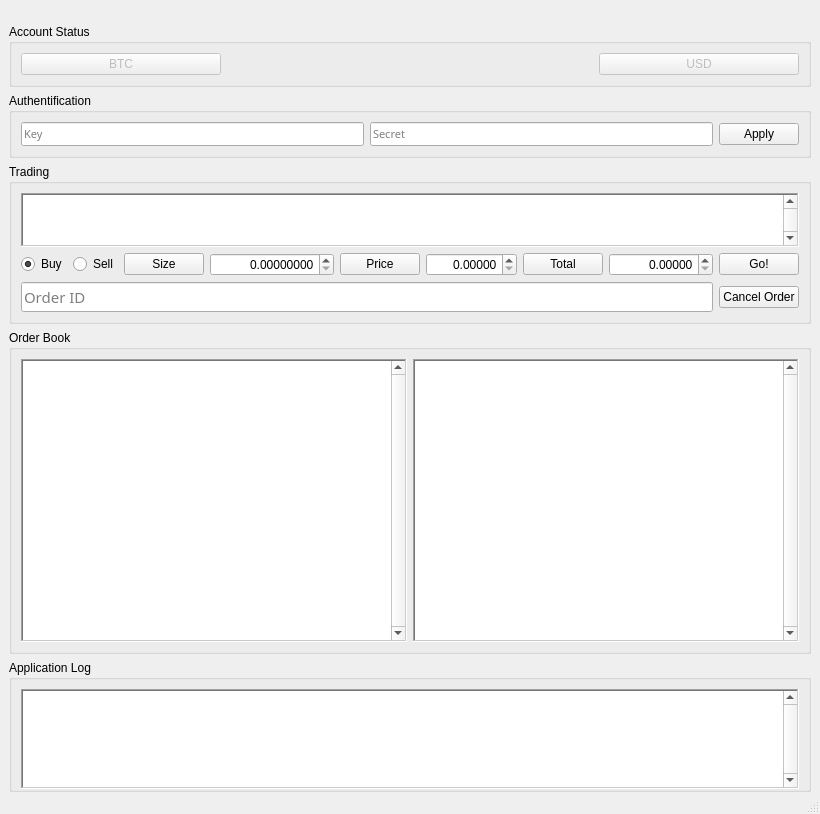
<?xml version="1.0" encoding="UTF-8"?>
<ui version="4.0">
 <class>MainWindow</class>
 <widget class="QMainWindow" name="MainWindow">
  <property name="windowModality">
   <enum>Qt::WindowModal</enum>
  </property>
  <property name="enabled">
   <bool>true</bool>
  </property>
  <property name="geometry">
   <rect>
    <x>0</x>
    <y>0</y>
    <width>796</width>
    <height>814</height>
   </rect>
  </property>
  <property name="windowTitle">
   <string>MtGox Trading UI</string>
  </property>
  <property name="locale">
   <locale language="English" country="UnitedStates"/>
  </property>
  <widget class="QWidget" name="widgetMain">
   <property name="enabled">
    <bool>true</bool>
   </property>
   <property name="sizePolicy">
    <sizepolicy hsizetype="Preferred" vsizetype="Preferred">
     <horstretch>0</horstretch>
     <verstretch>0</verstretch>
    </sizepolicy>
   </property>
   <layout class="QVBoxLayout" name="verticalLayout_2">
    <property name="spacing">
     <number>-1</number>
    </property>
    <property name="topMargin">
     <number>24</number>
    </property>
    <property name="bottomMargin">
     <number>0</number>
    </property>
    <item>
     <widget class="QGroupBox" name="groupBoxAccount">
      <property name="title">
       <string>Account Status</string>
      </property>
      <property name="flat">
       <bool>true</bool>
      </property>
      <layout class="QHBoxLayout" name="horizontalLayout">
       <item>
        <widget class="QPushButton" name="pushButtonWalletA">
         <property name="enabled">
          <bool>false</bool>
         </property>
         <property name="minimumSize">
          <size>
           <width>200</width>
           <height>0</height>
          </size>
         </property>
         <property name="toolTip">
          <string>Push to use this value</string>
         </property>
         <property name="text">
          <string>BTC</string>
         </property>
        </widget>
       </item>
       <item>
        <spacer name="horizontalSpacer_4">
         <property name="orientation">
          <enum>Qt::Horizontal</enum>
         </property>
         <property name="sizeHint" stdset="0">
          <size>
           <width>0</width>
           <height>0</height>
          </size>
         </property>
        </spacer>
       </item>
       <item>
        <widget class="QLabel" name="labelOrderlag">
         <property name="toolTip">
          <string>MtGox trading lag (how long it takes for an order to be executed)</string>
         </property>
         <property name="text">
          <string/>
         </property>
        </widget>
       </item>
       <item>
        <spacer name="horizontalSpacer_2">
         <property name="orientation">
          <enum>Qt::Horizontal</enum>
         </property>
         <property name="sizeHint" stdset="0">
          <size>
           <width>0</width>
           <height>0</height>
          </size>
         </property>
        </spacer>
       </item>
       <item>
        <widget class="QPushButton" name="pushButtonWalletB">
         <property name="enabled">
          <bool>false</bool>
         </property>
         <property name="minimumSize">
          <size>
           <width>200</width>
           <height>0</height>
          </size>
         </property>
         <property name="toolTip">
          <string>Push to use this value</string>
         </property>
         <property name="text">
          <string>USD</string>
         </property>
        </widget>
       </item>
      </layout>
     </widget>
    </item>
    <item>
     <widget class="QGroupBox" name="groupBoxAuth">
      <property name="title">
       <string>Authentification</string>
      </property>
      <property name="flat">
       <bool>true</bool>
      </property>
      <layout class="QHBoxLayout" name="horizontalLayout_2">
       <item>
        <widget class="QLineEdit" name="lineEditKey">
         <property name="font">
          <font>
           <family>Monaco</family>
           <pointsize>8</pointsize>
          </font>
         </property>
         <property name="toolTip">
          <string>Insert your MtGox key here</string>
         </property>
         <property name="placeholderText">
          <string>Key</string>
         </property>
        </widget>
       </item>
       <item>
        <widget class="QLineEdit" name="lineEditSecret">
         <property name="font">
          <font>
           <family>Monaco</family>
           <pointsize>8</pointsize>
          </font>
         </property>
         <property name="toolTip">
          <string>Insert your MtGox secret here</string>
         </property>
         <property name="inputMethodHints">
          <set>Qt::ImhNoAutoUppercase|Qt::ImhNoPredictiveText</set>
         </property>
         <property name="echoMode">
          <enum>QLineEdit::PasswordEchoOnEdit</enum>
         </property>
         <property name="placeholderText">
          <string>Secret</string>
         </property>
        </widget>
       </item>
       <item>
        <widget class="QPushButton" name="pushButtonApply">
         <property name="cursor">
          <cursorShape>PointingHandCursor</cursorShape>
         </property>
         <property name="toolTip">
          <string>Save this key / secret combination and use it</string>
         </property>
         <property name="text">
          <string>Apply</string>
         </property>
        </widget>
       </item>
      </layout>
     </widget>
    </item>
    <item>
     <widget class="QGroupBox" name="groupBoxTrading">
      <property name="title">
       <string>Trading</string>
      </property>
      <property name="flat">
       <bool>true</bool>
      </property>
      <property name="checkable">
       <bool>false</bool>
      </property>
      <layout class="QVBoxLayout" name="verticalLayout">
       <item>
        <widget class="QTextBrowser" name="textBrowserStatus">
         <property name="sizePolicy">
          <sizepolicy hsizetype="Expanding" vsizetype="Minimum">
           <horstretch>0</horstretch>
           <verstretch>0</verstretch>
          </sizepolicy>
         </property>
         <property name="maximumSize">
          <size>
           <width>16777215</width>
           <height>54</height>
          </size>
         </property>
         <property name="font">
          <font>
           <family>Monaco</family>
           <pointsize>10</pointsize>
          </font>
         </property>
         <property name="cursor" stdset="0">
          <cursorShape>IBeamCursor</cursorShape>
         </property>
         <property name="toolTip">
          <string/>
         </property>
         <property name="frameShape">
          <enum>QFrame::WinPanel</enum>
         </property>
         <property name="verticalScrollBarPolicy">
          <enum>Qt::ScrollBarAlwaysOn</enum>
         </property>
         <property name="openLinks">
          <bool>false</bool>
         </property>
        </widget>
       </item>
       <item>
        <layout class="QHBoxLayout" name="horizontalLayout_4">
         <item>
          <widget class="QRadioButton" name="radioButtonBuy">
           <property name="cursor">
            <cursorShape>PointingHandCursor</cursorShape>
           </property>
           <property name="text">
            <string>Buy</string>
           </property>
           <property name="checked">
            <bool>true</bool>
           </property>
          </widget>
         </item>
         <item>
          <widget class="QRadioButton" name="radioButtonSell">
           <property name="cursor">
            <cursorShape>PointingHandCursor</cursorShape>
           </property>
           <property name="text">
            <string>Sell</string>
           </property>
           <property name="checked">
            <bool>false</bool>
           </property>
          </widget>
         </item>
         <item>
          <widget class="QPushButton" name="pushButtonSize">
           <property name="toolTip">
            <string>Recalculate size</string>
           </property>
           <property name="text">
            <string>Size</string>
           </property>
          </widget>
         </item>
         <item>
          <widget class="QDoubleSpinBox" name="doubleSpinBoxBtc">
           <property name="sizePolicy">
            <sizepolicy hsizetype="MinimumExpanding" vsizetype="Fixed">
             <horstretch>0</horstretch>
             <verstretch>0</verstretch>
            </sizepolicy>
           </property>
           <property name="toolTip">
            <string>Size (in BTC)</string>
           </property>
           <property name="alignment">
            <set>Qt::AlignRight|Qt::AlignTrailing|Qt::AlignVCenter</set>
           </property>
           <property name="buttonSymbols">
            <enum>QAbstractSpinBox::UpDownArrows</enum>
           </property>
           <property name="decimals">
            <number>8</number>
           </property>
           <property name="maximum">
            <double>999999.000000000000000</double>
           </property>
          </widget>
         </item>
         <item>
          <widget class="QPushButton" name="pushButtonPrice">
           <property name="toolTip">
            <string>Suggest price</string>
           </property>
           <property name="text">
            <string>Price</string>
           </property>
          </widget>
         </item>
         <item>
          <widget class="QDoubleSpinBox" name="doubleSpinBoxPrice">
           <property name="enabled">
            <bool>true</bool>
           </property>
           <property name="sizePolicy">
            <sizepolicy hsizetype="MinimumExpanding" vsizetype="Fixed">
             <horstretch>0</horstretch>
             <verstretch>0</verstretch>
            </sizepolicy>
           </property>
           <property name="toolTip">
            <string>Price (in USD)</string>
           </property>
           <property name="alignment">
            <set>Qt::AlignRight|Qt::AlignTrailing|Qt::AlignVCenter</set>
           </property>
           <property name="buttonSymbols">
            <enum>QAbstractSpinBox::UpDownArrows</enum>
           </property>
           <property name="decimals">
            <number>5</number>
           </property>
           <property name="maximum">
            <double>9999.000000000000000</double>
           </property>
           <property name="singleStep">
            <double>0.010000000000000</double>
           </property>
          </widget>
         </item>
         <item>
          <widget class="QPushButton" name="pushButtonTotal">
           <property name="toolTip">
            <string>Recalculate total trade worth</string>
           </property>
           <property name="text">
            <string>Total</string>
           </property>
          </widget>
         </item>
         <item>
          <widget class="QDoubleSpinBox" name="doubleSpinBoxTotal">
           <property name="sizePolicy">
            <sizepolicy hsizetype="MinimumExpanding" vsizetype="Fixed">
             <horstretch>0</horstretch>
             <verstretch>0</verstretch>
            </sizepolicy>
           </property>
           <property name="toolTip">
            <string>Total trade worth (in USD)</string>
           </property>
           <property name="alignment">
            <set>Qt::AlignRight|Qt::AlignTrailing|Qt::AlignVCenter</set>
           </property>
           <property name="buttonSymbols">
            <enum>QAbstractSpinBox::UpDownArrows</enum>
           </property>
           <property name="decimals">
            <number>5</number>
           </property>
           <property name="maximum">
            <double>99999999.000000000000000</double>
           </property>
           <property name="singleStep">
            <double>100.000000000000000</double>
           </property>
          </widget>
         </item>
         <item>
          <widget class="QPushButton" name="pushButtonGo">
           <property name="cursor">
            <cursorShape>PointingHandCursor</cursorShape>
           </property>
           <property name="toolTip">
            <string/>
           </property>
           <property name="text">
            <string>Go!</string>
           </property>
          </widget>
         </item>
        </layout>
       </item>
       <item>
        <layout class="QHBoxLayout" name="horizontalLayout_8">
         <item>
          <widget class="QLineEdit" name="lineEditOrder">
           <property name="font">
            <font>
             <family>Monaco</family>
             <pointsize>11</pointsize>
            </font>
           </property>
           <property name="toolTip">
            <string>Paste order ID here or click link above</string>
           </property>
           <property name="placeholderText">
            <string>Order ID</string>
           </property>
          </widget>
         </item>
         <item>
          <widget class="QPushButton" name="pushButtonCancel">
           <property name="cursor">
            <cursorShape>PointingHandCursor</cursorShape>
           </property>
           <property name="toolTip">
            <string>Cancels the order with the specified ID</string>
           </property>
           <property name="text">
            <string>Cancel Order</string>
           </property>
          </widget>
         </item>
        </layout>
       </item>
      </layout>
     </widget>
    </item>
    <item>
     <widget class="QGroupBox" name="groupBoxOrder">
      <property name="title">
       <string>Order Book</string>
      </property>
      <property name="flat">
       <bool>true</bool>
      </property>
      <layout class="QHBoxLayout" name="horizontalLayout_3">
       <item>
        <widget class="QTableView" name="tableBid">
         <property name="sizePolicy">
          <sizepolicy hsizetype="Minimum" vsizetype="MinimumExpanding">
           <horstretch>0</horstretch>
           <verstretch>0</verstretch>
          </sizepolicy>
         </property>
         <property name="minimumSize">
          <size>
           <width>240</width>
           <height>110</height>
          </size>
         </property>
         <property name="font">
          <font>
           <family>Monaco</family>
           <pointsize>11</pointsize>
          </font>
         </property>
         <property name="cursor" stdset="0">
          <cursorShape>PointingHandCursor</cursorShape>
         </property>
         <property name="frameShape">
          <enum>QFrame::WinPanel</enum>
         </property>
         <property name="verticalScrollBarPolicy">
          <enum>Qt::ScrollBarAlwaysOn</enum>
         </property>
         <property name="horizontalScrollBarPolicy">
          <enum>Qt::ScrollBarAlwaysOff</enum>
         </property>
         <property name="showDropIndicator" stdset="0">
          <bool>false</bool>
         </property>
         <property name="alternatingRowColors">
          <bool>true</bool>
         </property>
         <property name="selectionMode">
          <enum>QAbstractItemView::NoSelection</enum>
         </property>
         <property name="gridStyle">
          <enum>Qt::DotLine</enum>
         </property>
         <property name="wordWrap">
          <bool>false</bool>
         </property>
         <property name="cornerButtonEnabled">
          <bool>false</bool>
         </property>
         <attribute name="horizontalHeaderMinimumSectionSize">
          <number>100</number>
         </attribute>
         <attribute name="horizontalHeaderStretchLastSection">
          <bool>true</bool>
         </attribute>
         <attribute name="verticalHeaderVisible">
          <bool>false</bool>
         </attribute>
         <attribute name="verticalHeaderDefaultSectionSize">
          <number>20</number>
         </attribute>
         <attribute name="verticalHeaderMinimumSectionSize">
          <number>20</number>
         </attribute>
        </widget>
       </item>
       <item>
        <widget class="QTableView" name="tableAsk">
         <property name="sizePolicy">
          <sizepolicy hsizetype="Minimum" vsizetype="MinimumExpanding">
           <horstretch>0</horstretch>
           <verstretch>0</verstretch>
          </sizepolicy>
         </property>
         <property name="minimumSize">
          <size>
           <width>240</width>
           <height>110</height>
          </size>
         </property>
         <property name="font">
          <font>
           <family>Monaco</family>
           <pointsize>11</pointsize>
          </font>
         </property>
         <property name="cursor" stdset="0">
          <cursorShape>PointingHandCursor</cursorShape>
         </property>
         <property name="autoFillBackground">
          <bool>true</bool>
         </property>
         <property name="frameShape">
          <enum>QFrame::WinPanel</enum>
         </property>
         <property name="verticalScrollBarPolicy">
          <enum>Qt::ScrollBarAlwaysOn</enum>
         </property>
         <property name="horizontalScrollBarPolicy">
          <enum>Qt::ScrollBarAlwaysOff</enum>
         </property>
         <property name="showDropIndicator" stdset="0">
          <bool>false</bool>
         </property>
         <property name="alternatingRowColors">
          <bool>true</bool>
         </property>
         <property name="selectionMode">
          <enum>QAbstractItemView::NoSelection</enum>
         </property>
         <property name="gridStyle">
          <enum>Qt::DotLine</enum>
         </property>
         <property name="wordWrap">
          <bool>false</bool>
         </property>
         <property name="cornerButtonEnabled">
          <bool>false</bool>
         </property>
         <attribute name="horizontalHeaderMinimumSectionSize">
          <number>100</number>
         </attribute>
         <attribute name="horizontalHeaderStretchLastSection">
          <bool>true</bool>
         </attribute>
         <attribute name="verticalHeaderVisible">
          <bool>false</bool>
         </attribute>
         <attribute name="verticalHeaderDefaultSectionSize">
          <number>20</number>
         </attribute>
         <attribute name="verticalHeaderMinimumSectionSize">
          <number>20</number>
         </attribute>
        </widget>
       </item>
      </layout>
     </widget>
    </item>
    <item>
     <widget class="QGroupBox" name="groupBoxLog">
      <property name="title">
       <string>Application Log</string>
      </property>
      <property name="flat">
       <bool>true</bool>
      </property>
      <layout class="QHBoxLayout" name="horizontalLayout_5">
       <property name="bottomMargin">
        <number>0</number>
       </property>
       <item>
        <widget class="QTextBrowser" name="textBrowserLog">
         <property name="sizePolicy">
          <sizepolicy hsizetype="Expanding" vsizetype="Minimum">
           <horstretch>0</horstretch>
           <verstretch>0</verstretch>
          </sizepolicy>
         </property>
         <property name="maximumSize">
          <size>
           <width>16777215</width>
           <height>100</height>
          </size>
         </property>
         <property name="font">
          <font>
           <family>Monaco</family>
           <pointsize>10</pointsize>
          </font>
         </property>
         <property name="cursor" stdset="0">
          <cursorShape>IBeamCursor</cursorShape>
         </property>
         <property name="toolTip">
          <string>Technical output</string>
         </property>
         <property name="frameShape">
          <enum>QFrame::WinPanel</enum>
         </property>
         <property name="verticalScrollBarPolicy">
          <enum>Qt::ScrollBarAlwaysOn</enum>
         </property>
        </widget>
       </item>
      </layout>
     </widget>
    </item>
   </layout>
  </widget>
  <widget class="QStatusBar" name="statusbar"/>
 </widget>
 <tabstops>
  <tabstop>doubleSpinBoxBtc</tabstop>
  <tabstop>doubleSpinBoxPrice</tabstop>
  <tabstop>doubleSpinBoxTotal</tabstop>
  <tabstop>lineEditOrder</tabstop>
  <tabstop>lineEditKey</tabstop>
  <tabstop>lineEditSecret</tabstop>
 </tabstops>
 <resources/>
 <connections/>
</ui>
